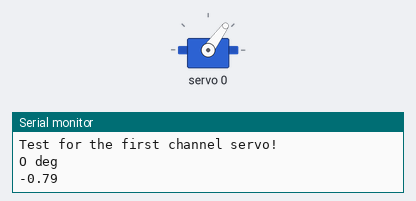
Bench run of a sketch on a simulated Arduino Uno, built with avr-gcc and run on an emulated ATmega328P. Parts: servo, the last lines printed to the serial monitor.

Above: at 0.05 s.
At 3.0 s:
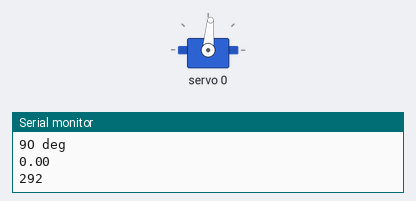
At 6.0 s:
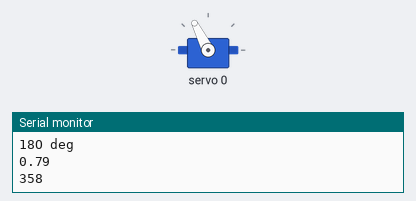
Timing chart, 0 to 7.8 s (numbered marks = the images above):
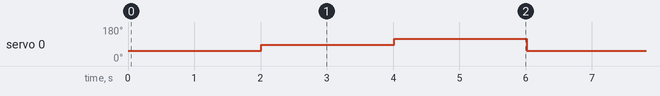

Measured:
- by itself, servo 0: repeats every 6.0 s: 117° 2.0 s, 54° 2.0 s, 85° 2.0 s

The sketch:

servoTest.ino
```cpp
#include <Wire.h>
#include <Adafruit_PWMServoDriver.h>

Adafruit_PWMServoDriver pwm = Adafruit_PWMServoDriver();

// For the rudder
#define SERVOMINRUDDER  160 // This is the 'minimum' pulse length count (out of 4096), after some tries the value for SERVOMIN for an angle of 0 degree is 160
#define SERVOMAXRUDDER  425 // This is the 'maximum' pulse length count (out of 4096),and the maw value for SERVOMAX is 470


#define SERVO_FREQ 50 // Analog servos run at ~50 Hz updates

uint8_t servonum = 0;

void setup() {
  Serial.begin(9600);
  Serial.println("Test for the first channel servo!");

  pwm.begin();
  pwm.setPWMFreq(SERVO_FREQ);  // Analog servos run at ~50 Hz updates

  delay(10);
}

void loop() {
/*  // First Step to find the value of SERVOMIN and SERVOMAX or to test the other servo channel
  // Drive each servo one at a time using setPWM()
  Serial.print("servonum = ");
  Serial.println(servonum);
  Serial.println("enter in the Servomin");
  for (uint16_t pulselen = SERVOMIN; pulselen < SERVOMAX; pulselen++) {
    pwm.setPWM(servonum, 0, pulselen);
    Serial.print("pulselen = ");
    Serial.println(pulselen);
  }

  delay(2000);  //Wait for 2 s between each way
  Serial.println("enter in the Servomax");
  for (uint16_t pulselen = SERVOMAX; pulselen > SERVOMIN; pulselen--) {
    pwm.setPWM(servonum, 0, pulselen);
    Serial.print("pulselen = ");
    Serial.println(pulselen);
  }

  delay(2000);  //Wait for 2 s

//  servonum++; // If you want to test the first 8 servo channels
//  if (servonum > 7) servonum = 0;
*/

  // Validation of the values found for the rudder
  Serial.println("O deg");
  pwm.setPWM(servonum, 0, pulseWidthRudder(-PI/4));
  delay(2000);
  Serial.println("9O deg");
  pwm.setPWM(servonum, 0, pulseWidthRudder(0));
  delay(2000);
  Serial.println("18O deg");
  pwm.setPWM(servonum, 0, pulseWidthRudder(PI/4));
  delay(2000);

}

double mapf(double val, double in_min, double in_max, double out_min, double out_max) {
    return (val - in_min) * (out_max - out_min) / (in_max - in_min) + out_min;
}

int pulseWidthRudder(double angle) //The angle is in rad
{
  int pulse_wide;
  Serial.println(angle);
  pulse_wide   = mapf(angle,-PI/2,PI/2,SERVOMINRUDDER,SERVOMAXRUDDER);
  Serial.println(pulse_wide);
  return pulse_wide;
}
```
